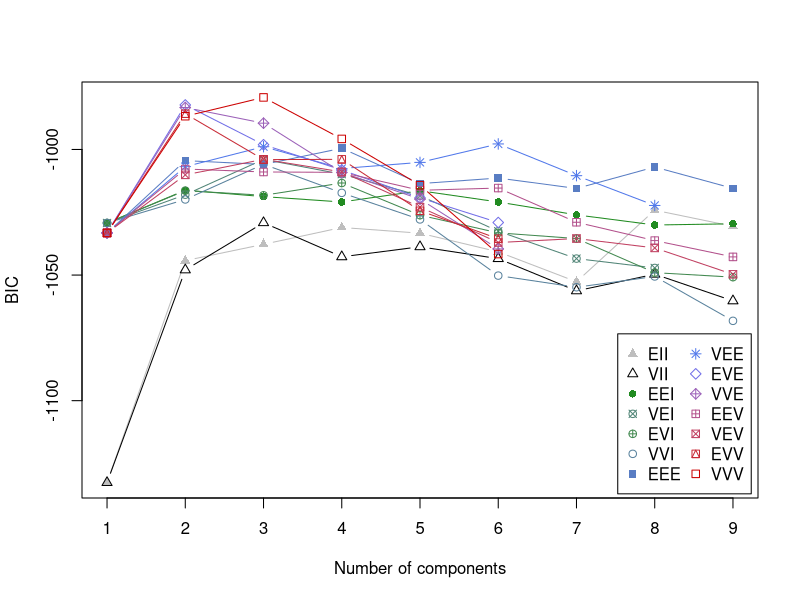
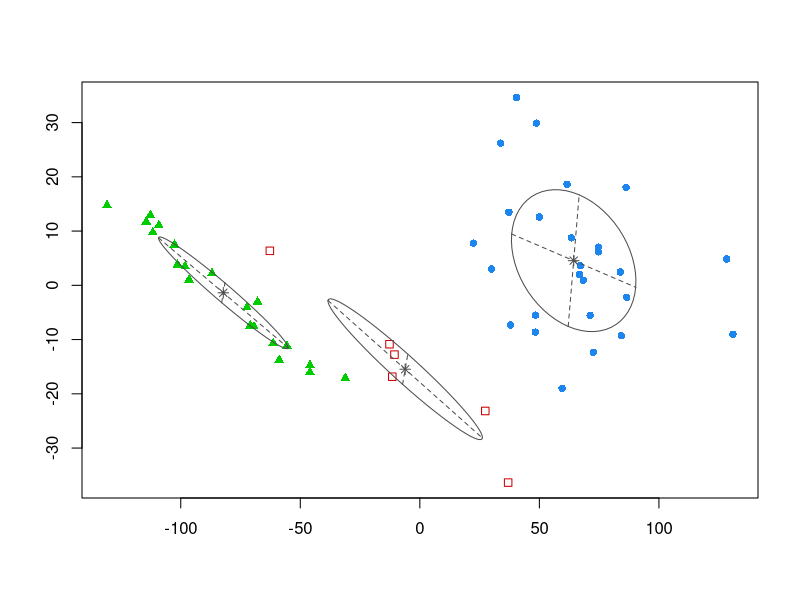
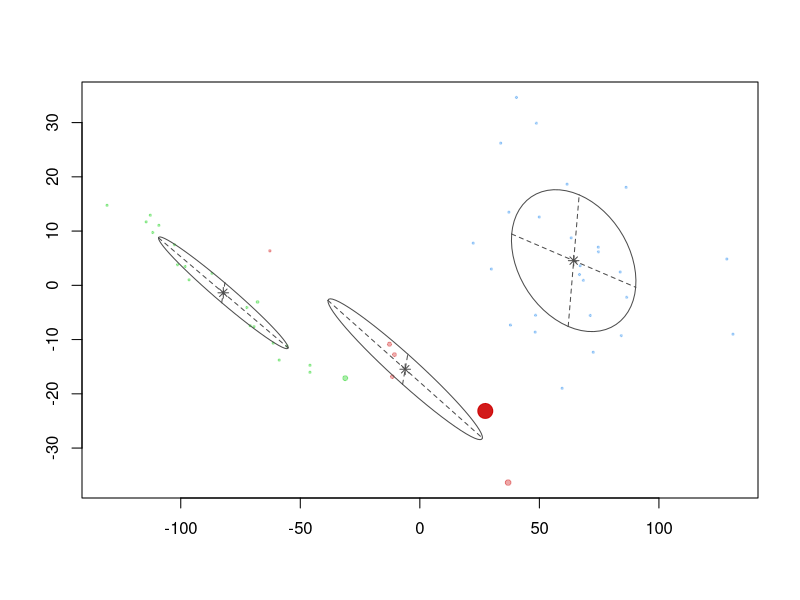
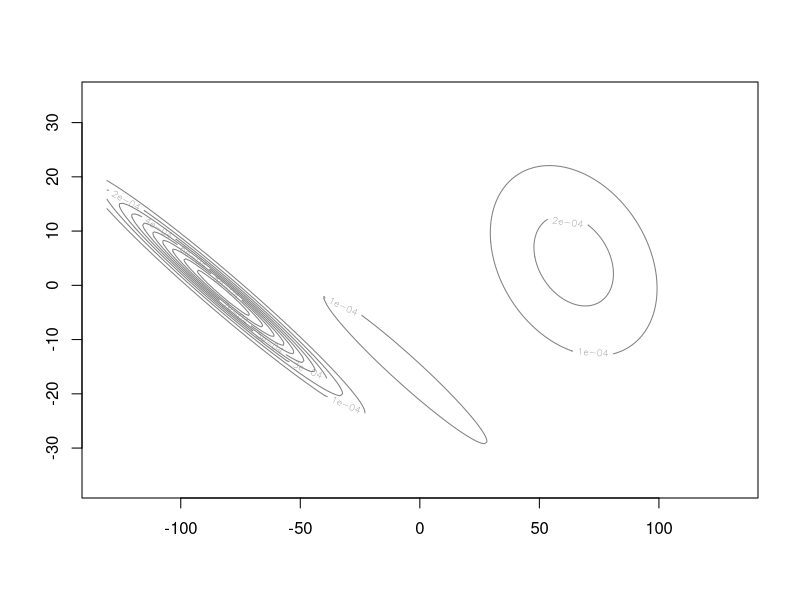

Reproduce these figures in R, in order.
library(mclust)

education <- read.csv("data/education.csv",
                      header = TRUE)

ed.dis <- dist(education[,2:7])
ed.mds <- cmdscale(ed.dis)

ed.mclust <- Mclust(ed.mds)
plot(ed.mclust)
